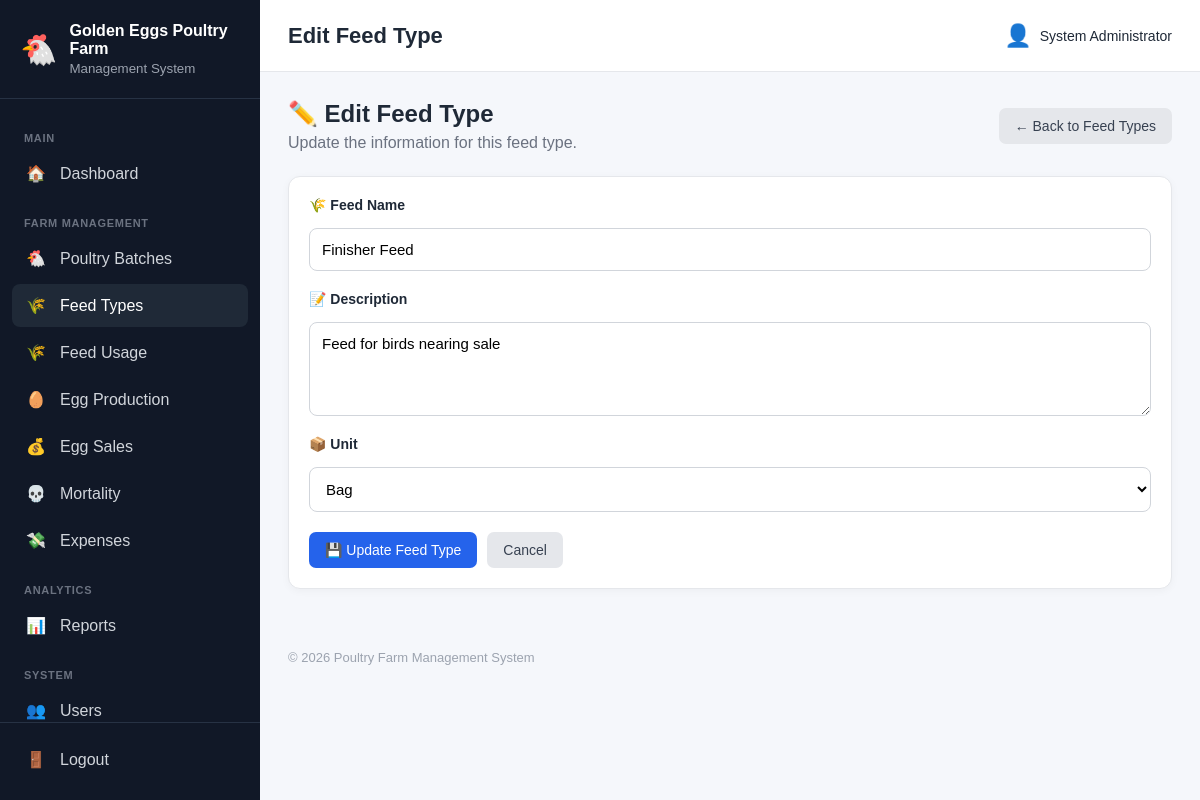
Screenshot of /feed_types/edit.php?id=4 (signed in) with the database file from the repository.
### tables this page shows
CREATE TABLE `farm_settings` (
  `id` int(10) unsigned NOT NULL AUTO_INCREMENT,
  `farm_name` varchar(150) NOT NULL,
  `farm_location` varchar(255) DEFAULT NULL,
  `phone` varchar(50) DEFAULT NULL,
  `email` varchar(150) DEFAULT NULL,
  `currency` varchar(10) DEFAULT 'GHS',
  `timezone` varchar(100) DEFAULT 'Africa/Accra',
  `created_at` timestamp NOT NULL DEFAULT current_timestamp(),
  `updated_at` timestamp NOT NULL DEFAULT current_timestamp() ON UPDATE current_timestamp(),
  PRIMARY KEY (`id`)
);

CREATE TABLE `feed_types` (
  `id` int(10) unsigned NOT NULL AUTO_INCREMENT,
  `feed_name` varchar(150) NOT NULL,
  `description` varchar(255) DEFAULT NULL,
  `unit` varchar(50) DEFAULT 'bag',
  `created_at` timestamp NOT NULL DEFAULT current_timestamp(),
  PRIMARY KEY (`id`)
);

### includes/functions.php (called while the page is built, shortened)
<?php
function e(?string $value): string
{
    return htmlspecialchars(
        $value ?? '',
        ENT_QUOTES,
        'UTF-8'
    );
}
function farmSettings(): array
{
    global $pdo;
    $settings = [
        'farm_name' =>
            defined('DEFAULT_FARM_NAME')
                ? DEFAULT_FARM_NAME
                : 'Poultry Farm',
        'farm_location' =>
            'Ghana',
        'phone' =>
            null,
        'email' =>
            null,
        'currency' =>
            defined('DEFAULT_CURRENCY')
                ? DEFAULT_CURRENCY
                : 'GHS',
        'timezone' =>
            defined('DEFAULT_TIMEZONE')
                ? DEFAULT_TIMEZONE
                : 'Africa/Accra'
    ];
    try {
        $stmt = $pdo->query("
            SELECT
                farm_name,
                farm_location,
                phone,
                email,
                currency,
                timezone
            FROM farm_settings
            ORDER BY id ASC
            LIMIT 1
        ");
        $databaseSettings =
            $stmt->fetch(PDO::FETCH_ASSOC);
        if ($databaseSettings) {
            $settings = array_merge(
                $settings,
                $databaseSettings
            );
        }
    } catch (Throwable $e) {
    }
    return $settings;
}
function farmName(): string
{
    return (string) (
        farmSettings()['farm_name']
        ?? 'Poultry Farm'
    );
}

### feed_types/edit.php (the view, shortened to what this page needs)
<?php
require_once __DIR__ . '/../config/database.php';
require_once __DIR__ . '/../includes/functions.php';
$id = filter_input(INPUT_GET, 'id', FILTER_VALIDATE_INT);
$stmt = $pdo->prepare("
    SELECT
        id,
        feed_name,
        description,
        unit
    FROM feed_types
    WHERE id = ?
    LIMIT 1
");
$stmt->execute([$id]);
$feed = $stmt->fetch(PDO::FETCH_ASSOC);
require_once __DIR__ . '/../includes/header.php';
?>
<div class="page-header">
    <div>
        <h2>✏️ Edit Feed Type</h2>
        <p>
            Update the information for this feed type.
        </p>
    </div>
    <div>
        <a
            href="index.php"
            class="btn btn-secondary"
        >
            ← Back to Feed Types
        </a>
    </div>
</div>
<div class="dashboard-card">
    <form method="POST">
        <div class="form-group">
            <label for="feed_name">
                🌾 Feed Name
            </label>
            <input
                type="text"
                id="feed_name"
                name="feed_name"
                maxlength="150"
                value="<?= e($feed['feed_name']) ?>"
                placeholder="e.g. Layer Mash"
                required
            >
        </div>
        <div class="form-group">
            <label for="description">
                📝 Description
            </label>
            <textarea
                id="description"
                name="description"
                maxlength="255"
                rows="4"
                placeholder="Enter a short description"
            ><?= e($feed['description'] ?? '') ?></textarea>
        </div>
        <div class="form-group">
            <label for="unit">
                📦 Unit
            </label>
            <select
                id="unit"
                name="unit"
                required
            >
                <option
                    value="bag"
                    <?= $feed['unit'] === 'bag'
                        ? 'selected'
                        : '' ?>
                >
                    Bag
                </option>
            </select>
        </div>
        <div
            style="
                display:flex;
                gap:10px;
                flex-wrap:wrap;
                margin-top:20px;
            "
        >
            <button
                type="submit"
                class="btn btn-primary"
            >
                💾 Update Feed Type
            </button>
            <a
                href="index.php"
                class="btn btn-secondary"
            >
                Cancel
            </a>
        </div>
    </form>
</div>
<?php
require_once __DIR__ . '/../includes/footer.php';
?>

### includes/sidebar.php (shortened to what this page needs)
<?php
$currentUri = $_SERVER['REQUEST_URI'] ?? '';
function sidebarActive(string $section): string
{
    global $currentUri;
    return str_contains(
        $currentUri,
        $section
    )
        ? 'active'
        : '';
}
?>
<aside class="sidebar" id="sidebar">
    <div class="sidebar-brand">
        <div class="brand-icon">
            🐔
        </div>
        <div>
            <strong>
                <?= e(farmName()) ?>
            </strong>
            <small>
                Management System
            </small>
        </div>
    </div>
    <nav class="sidebar-nav">
        <div class="nav-section">
            MAIN
        </div>
        <a
            href="../dashboard/index.php"
            class="<?= sidebarActive('/dashboard/') ?>"
        >
            <span>
                🏠
            </span>
            <span>
                Dashboard
            </span>
        </a>
        <div class="nav-section">
            FARM MANAGEMENT
        </div>
        <a
            href="../batches/index.php"
            class="<?= sidebarActive('/batches/') ?>"
        >
            <span>
                🐔
            </span>
            <span>
                Poultry Batches
            </span>
        </a>
        <a
            href="../feed_types/index.php"
            class="<?= sidebarActive('/feed_types/') ?>"
        >
            <span>
                🌾
            </span>
            <span>
                Feed Types
            </span>
        </a>
        <a
            href="../feed/index.php"
            class="<?= sidebarActive('/feed/') ?>"
        >
            <span>
                🌾
            </span>
            <span>
                Feed Usage
            </span>
        </a>
        <a
            href="../eggs/index.php"
            class="<?= sidebarActive('/eggs/') ?>"
        >
            <span>
                🥚
            </span>
            <span>
                Egg Production
            </span>
        </a>
        <a
            href="../sales/index.php"
            class="<?= sidebarActive('/sales/') ?>"
        >
            <span>
                💰
            </span>
            <span>
                Egg Sales
            </span>
        </a>
        <a
            href="../mortality/index.php"
            class="<?= sidebarActive('/mortality/') ?>"
        >
            <span>
                💀
            </span>
            <span>
                Mortality
            </span>
        </a>
        <a
            href="../expenses/index.php"
            class="<?= sidebarActive('/expenses/') ?>"
        >
            <span>
                💸
            </span>
            <span>
                Expenses
            </span>
        </a>
        <div class="nav-section">
            ANALYTICS
        </div>
        <a
            href="../reports/index.php"
            class="<?= sidebarActive('/reports/') ?>"
        >
            <span>
                📊
            </span>
            <span>
                Reports
            </span>
        </a>
        <div class="nav-section">
            SYSTEM
        </div>
        <a
            href="../users/index.php"
            class="<?= sidebarActive('/users/') ?>"
        >
            <span>
                👥
            </span>
            <span>
                Users
            </span>
        </a>
    </nav>
    <div class="sidebar-footer">
        <a
            href="../auth/logout.php"
            class="logout-link"
        >
            <span>
                🚪
            </span>
            <span>
                Logout
            </span>
        </a>
    </div>
</aside>

### public/assets/css/app.css (style rules this page uses)
* { box-sizing: border-box; }
html, body { margin: 0; padding: 0; font-family: Arial, Helvetica, sans-serif; background: #f5f7fb; color: #1f2937; }
a { text-decoration: none; }
.sidebar { width: 260px; min-height: 100vh; background: #111827; color: white; position: fixed; left: 0; top: 0; bottom: 0; display: flex; flex-direction: column; z-index: 1000; }
.sidebar-brand { display: flex; align-items: center; gap: 12px; padding: 22px 20px; border-bottom: 1px solid #273244; }
.brand-icon { font-size: 30px; }
.sidebar-brand strong { display: block; font-size: 16px; }
.sidebar-brand small { display: block; color: #9ca3af; margin-top: 3px; }
.sidebar-nav { padding: 15px 12px; flex: 1; overflow-y: auto; }
.nav-section { font-size: 11px; font-weight: bold; color: #6b7280; padding: 18px 12px 8px; letter-spacing: 0.7px; }
.sidebar-nav a, .logout-link { display: flex; align-items: center; gap: 12px; color: #d1d5db; padding: 12px; margin-bottom: 4px; border-radius: 8px; transition: 0.2s; }
.sidebar-nav a:hover, .sidebar-nav a.active { background: #1f2937; color: white; }
.sidebar-nav a span:first-child, .logout-link span:first-child { width: 24px; text-align: center; }
.sidebar-footer { padding: 15px 12px; border-top: 1px solid #273244; }
.dashboard-card { background: white; border: 1px solid #e5e7eb; border-radius: 12px; padding: 20px; box-shadow: 0 2px 8px rgba(0, 0, 0, 0.04); }
.page-header { display: flex; align-items: center; justify-content: space-between; gap: 20px; margin-bottom: 24px; }
.page-header h2 { margin: 0 0 6px; }
.page-header p { margin: 0; color: #6b7280; }
.btn { display: inline-flex; align-items: center; justify-content: center; gap: 6px; border: 0; border-radius: 7px; padding: 10px 16px; font-size: 14px; cursor: pointer; transition: 0.2s; }
.btn-primary { background: #2563eb; color: white; }
.btn-secondary { background: #e5e7eb; color: #374151; }
.form-group { display: flex; flex-direction: column; gap: 7px; }
.form-group label { font-size: 14px; font-weight: 600; }
.form-group input, .form-group select, .form-group textarea { width: 100%; padding: 11px 12px; border: 1px solid #d1d5db; border-radius: 7px; font-family: inherit; font-size: 14px; background: white; }

### feed_types/edit.php (style rules this page uses)
.form-group { margin-bottom: 20px; }
.form-group label { display: block; font-weight: 600; margin-bottom: 8px; }
.form-group input, .form-group select, .form-group textarea { width: 100%; padding: 12px; border: 1px solid #d1d5db; border-radius: 8px; font-size: 15px; box-sizing: border-box; }
.form-group textarea { resize: vertical; }

### rows the page displays
farm_settings: farm_name "Golden Eggs Poultry Farm"
feed_types: feed_name "Finisher Feed", description "Feed for birds nearing sale", unit "Bag"

### other values shown
$pageTitle "Edit Feed Type"
$_SESSION['full_name'] "System Administrator"
